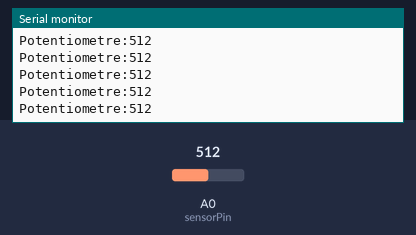
Bench run of a sketch on a simulated Arduino Uno, built with avr-gcc and run on an emulated ATmega328P. On the bench: the last lines printed to the serial monitor. The inputs (shaded band) are chosen by the test bench; at power-on: A0 (sensorPin) = 512.

Above: at 1.2 s.
1.3 s: A0 (sensorPin) set to 716
At 1.31 s:
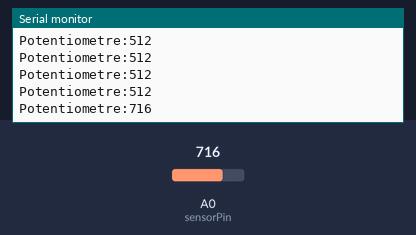
2.8 s: A0 (sensorPin) set to 900
At 2.81 s:
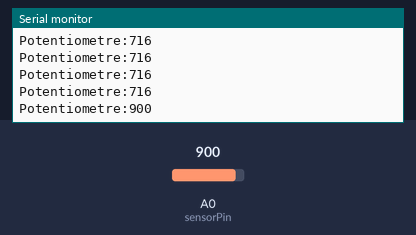
Timing chart, 0 to 5.8 s (numbered marks = the images above; inputs shaded):
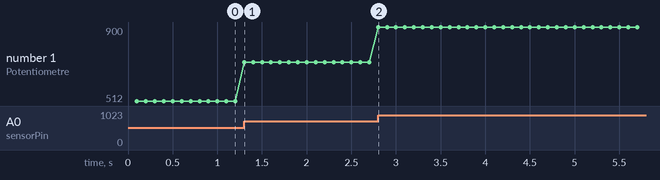

The sketch:

c04_moniteur_serie.ino
```cpp
unsigned long currentTime = 0;

int sensorPin = A0;
int sensorValue = 0;

void setup() {
  Serial.begin(9600);

}

void loop() {
  currentTime = millis();

  sensorValue = analogRead(A0);

  serialTask();
}

void serialTask() {
  static unsigned long serialLast = 0;
  int serialDelay = 100;

  if (currentTime - serialLast >= serialDelay) {
    serialLast = currentTime;

    Serial.print("Potentiometre:");
    Serial.println(sensorValue);
  }
}
```

Measured:
- after the input at 1.3 s, the serial monitor: prints a new line at once (image 1)
- after the input at 2.8 s, the serial monitor: prints a new line at once (image 2)
- plotted number 1: 512 → 716 after the input at 1.3 s, 716 → 900 after the input at 2.8 s
